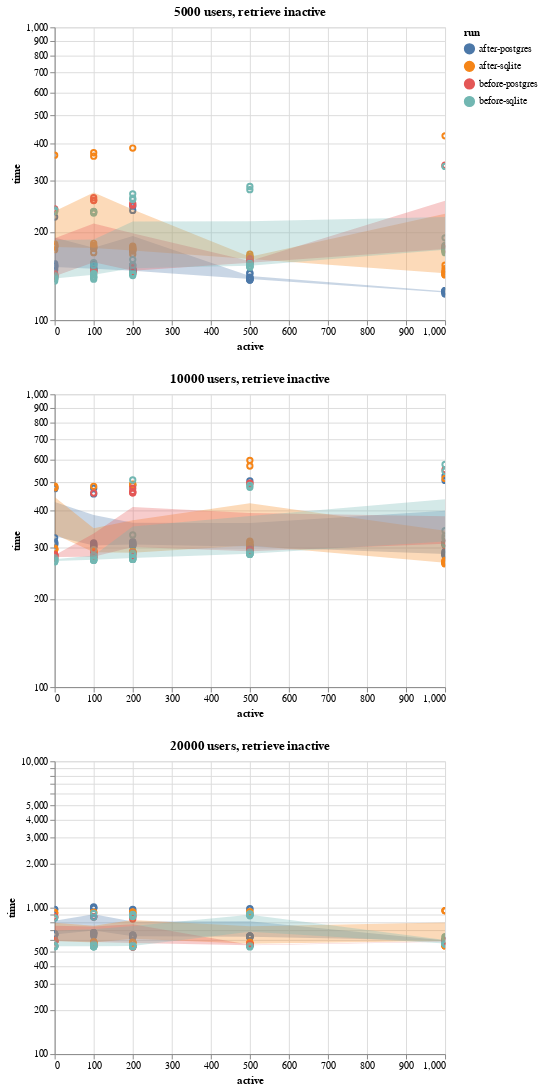

Notebook code for this chart:
### Markdown cell above
### Fetching inactive users

`inactive` is the complementary query to `active`.
When there is a large number of inactive users,
it could be that the inactive query is significantly more expensive than the simpler
"get everything" query to fetch all users.
We don't seem to incur any appreciable penalty for the more complex query with a large number of results.

### Code cell
charts = []

for total in (5000, 10000, 20000):
    subset = df[(df["total"] == total) & (df["state"] == "inactive")]
    
    points = (
        alt.Chart(subset, title=f"{total} users, retrieve inactive")
        .mark_point()
        .encode(
            alt.X("active"),
            alt.Y("time", scale=alt.Scale(type="log")),
            color="run",
            tooltip=["run", "active", "time", "state"],
            opacity=run_selected_opacity,
        )
    ).add_selection(run_selection)

    band = (
        alt.Chart(subset)
        .mark_errorband(extent="ci")
        .encode(
            alt.X("active"),
            alt.Y("time", scale=alt.Scale(type="log")),
            color="run",
            tooltip=["run"],
            opacity=run_selected_area_opacity,
        )
    )

    charts.append((points + band).interactive())

alt.vconcat(*charts)

### Figure 1 — Vega-Lite specification as saved in the notebook (floating-point values rounded to 4 significant figures; data arrays with more than 128 entries replaced by an {"elided": "..."} marker saying what was removed)
{"config": {"view": {"continuousWidth": 400, "continuousHeight": 300}}, "vconcat": [{"layer": [{"mark": "point", "encoding": {"color": {"type": "nominal", "field": "run"}, "opacity": {"condition": {"value": 1, "selection": "selector001"}, "value": 0.2}, "tooltip": [{"type": "nominal", "field": "run"}, {"type": "quantitative", "field": "active"}, {"type": "quantitative", "field": "time"}, {"type": "nominal", "field": "state"}], "x": {"type": "quantitative", "field": "active"}, "y": {"type": "quantitative", "field": "time", "scale": {"type": "log"}}}, "selection": {"selector001": {"type": "multi", "fields": ["run"], "bind": "legend"}, "selector013": {"type": "interval", "bind": "scales", "encodings": ["x", "y"]}}, "title": "5000 users, retrieve inactive"}, {"mark": {"type": "errorband", "extent": "ci"}, "encoding": {"color": {"type": "nominal", "field": "run"}, "opacity": {"condition": {"value": 0.3, "selection": "selector001"}, "value": 0}, "tooltip": [{"type": "nominal", "field": "run"}], "x": {"type": "quantitative", "field": "active"}, "y": {"type": "quantitative", "field": "time", "scale": {"type": "log"}}}}], "data": {"name": "data-bbf7375038ad4805b16e2fc4ed703468"}}, {"layer": [{"mark": "point", "encoding": {"color": {"type": "nominal", "field": "run"}, "opacity": {"condition": {"value": 1, "selection": "selector001"}, "value": 0.2}, "tooltip": [{"type": "nominal", "field": "run"}, {"type": "quantitative", "field": "active"}, {"type": "quantitative", "field": "time"}, {"type": "nominal", "field": "state"}], "x": {"type": "quantitative", "field": "active"}, "y": {"type": "quantitative", "field": "time", "scale": {"type": "log"}}}, "selection": {"selector001": {"type": "multi", "fields": ["run"], "bind": "legend"}, "selector014": {"type": "interval", "bind": "scales", "encodings": ["x", "y"]}}, "title": "10000 users, retrieve inactive"}, {"mark": {"type": "errorband", "extent": "ci"}, "encoding": {"color": {"type": "nominal", "field": "run"}, "opacity": {"condition": {"value": 0.3, "selection": "selector001"}, "value": 0}, "tooltip": [{"type": "nominal", "field": "run"}], "x": {"type": "quantitative", "field": "active"}, "y": {"type": "quantitative", "field": "time", "scale": {"type": "log"}}}}], "data": {"name": "data-73f18dca86747ea3cf139626b3d19b66"}}, {"layer": [{"mark": "point", "encoding": {"color": {"type": "nominal", "field": "run"}, "opacity": {"condition": {"value": 1, "selection": "selector001"}, "value": 0.2}, "tooltip": [{"type": "nominal", "field": "run"}, {"type": "quantitative", "field": "active"}, {"type": "quantitative", "field": "time"}, {"type": "nominal", "field": "state"}], "x": {"type": "quantitative", "field": "active"}, "y": {"type": "quantitative", "field": "time", "scale": {"type": "log"}}}, "selection": {"selector001": {"type": "multi", "fields": ["run"], "bind": "legend"}, "selector015": {"type": "interval", "bind": "scales", "encodings": ["x", "y"]}}, "title": "20000 users, retrieve inactive"}, {"mark": {"type": "errorband", "extent": "ci"}, "encoding": {"color": {"type": "nominal", "field": "run"}, "opacity": {"condition": {"value": 0.3, "selection": "selector001"}, "value": 0}, "tooltip": [{"type": "nominal", "field": "run"}], "x": {"type": "quantitative", "field": "active"}, "y": {"type": "quantitative", "field": "time", "scale": {"type": "log"}}}}], "data": {"name": "data-2c11bbe2e3d6c2ce7739d3247c086af6"}}], "$schema": "https://vega.github.io/schema/vega-lite/v4.8.1.json", "datasets": {"data-bbf7375038ad4805b16e2fc4ed703468": {"elided": "200 records"}, "data-73f18dca86747ea3cf139626b3d19b66": {"elided": "200 records"}, "data-2c11bbe2e3d6c2ce7739d3247c086af6": {"elided": "200 records"}}}
